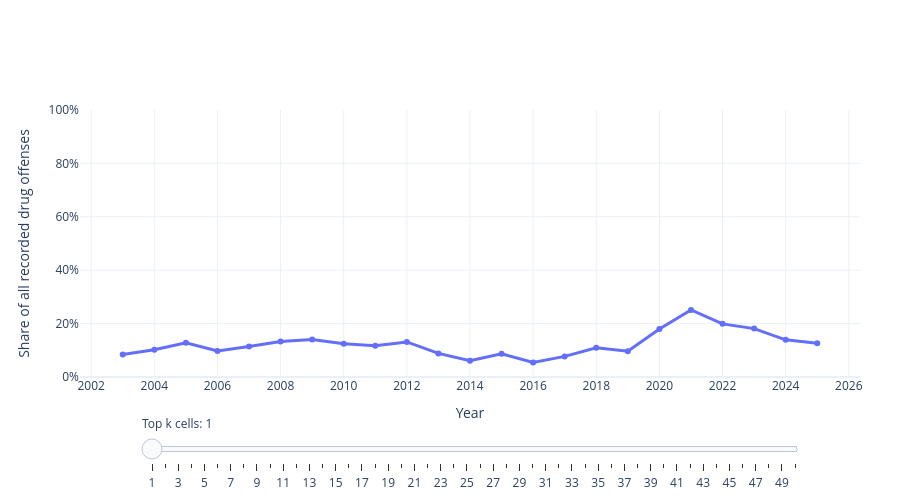

Source (notebook cell):
### Code cell
import pandas as pd
import plotly.graph_objects as go

# Total drug offenses per year
total_year = (
    binned.groupby("year")["count"]
    .sum()
    .reset_index(name="total_count")
)

def top_n_share(df, n):
    top_n = (
        df.sort_values(["year", "count"], ascending=[True, False])
        .groupby("year")
        .head(n)
        .groupby("year")["count"]
        .sum()
        .reset_index(name="top_count")
    )
    out = total_year.merge(top_n, on="year", how="left")
    out["share"] = out["top_count"] / out["total_count"]
    out["k"] = n

    baseline = out["share"].iloc[0]
    out["index"] = 100 * out["share"] / baseline if baseline > 0 else 100

    return out[["year", "share", "index", "k"]]

max_k = 50

topk_df = pd.concat(
    [top_n_share(binned, k) for k in range(1, max_k + 1)],
    ignore_index=True
)

fig = go.Figure()

# Share traces
for k in range(1, max_k + 1):
    df_k = topk_df[topk_df["k"] == k]
    fig.add_trace(
        go.Scatter(
            x=df_k["year"],
            y=df_k["share"],
            mode="lines+markers",
            line=dict(width=3),
            marker=dict(size=6),
            name=f"Top {k} cells",
            visible=(k == 1),
            hovertemplate=(
                "Year: %{x}<br>"
                f"Share in top {k} cells: "
                "%{y:.1%}<extra></extra>"
            )
        )
    )

steps = []
for k in range(1, max_k + 1):
    visible = [False] * max_k
    visible[k - 1] = True

    steps.append(
        dict(
            method="update",
            args=[
                {"visible": visible},
                {
                    "title.text": f"Share of recorded drug offenses in the top {k} grid cells"
                }
            ],
            label=str(k)
        )
    )

fig.update_layout(
    title=None,
    template="plotly_white",
    height=500,
    margin=dict(l=80, r=40, t=110, b=110),
    hovermode="x unified",
    sliders=[dict(
        active=0,
        currentvalue={"prefix": "Top k cells: "},
        pad={"t": 35},
        len=0.85,
        x=0.08,
        steps=steps
    )]
)

fig.update_xaxes(
    title_text="Year",
    tickmode="linear",
    dtick=2,
    showgrid=True,
    automargin=True
)

fig.update_yaxes(
    title_text="Share of all recorded drug offenses",
    tickformat=".0%",
    range=[0, 1],
    showgrid=True,
    automargin=True
)

fig.show()
fig.write_html("drug_concentration_topk_slide.html", config={"responsive": True})
